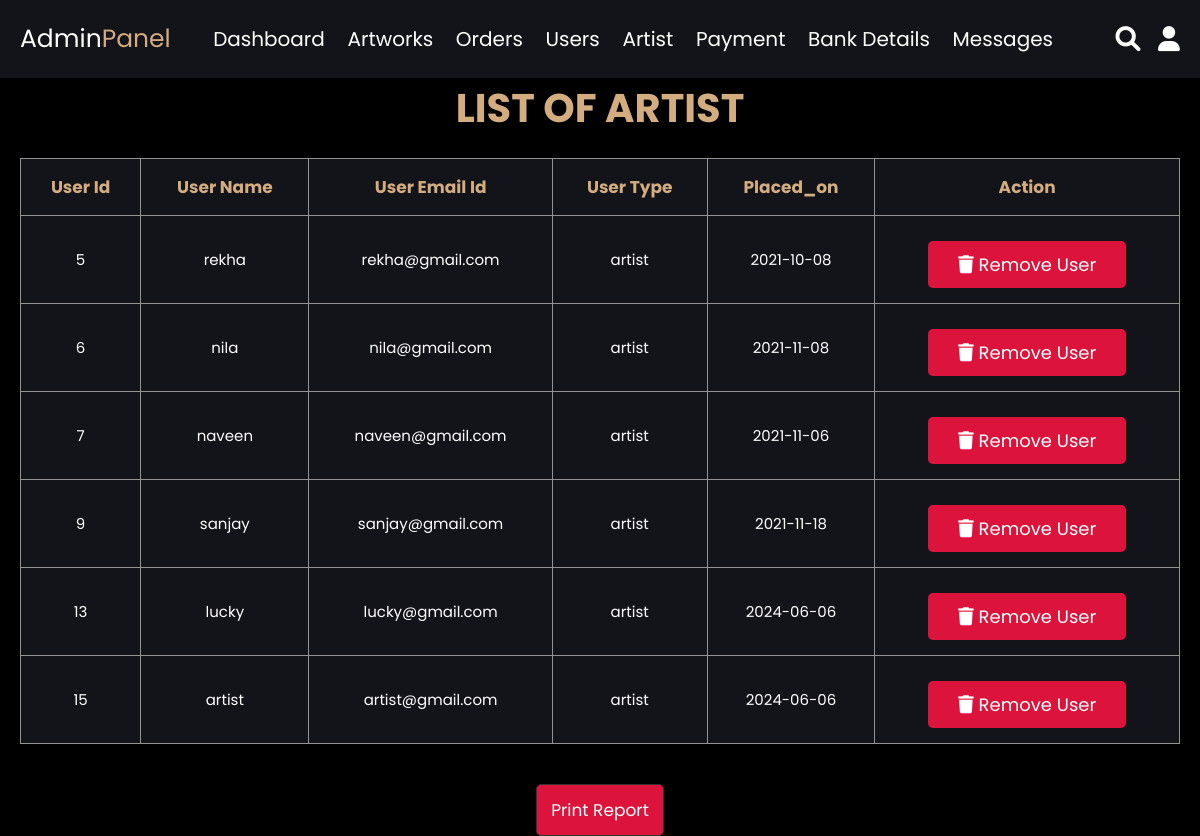
Page /admin_artist.php (signed in) on the committed database.
### tables this page shows
CREATE TABLE `users` (
  `id` int(100) NOT NULL,
  `name` varchar(100) NOT NULL,
  `email` varchar(100) NOT NULL,
  `password` varchar(100) NOT NULL,
  `user_type` varchar(20) NOT NULL,
  `placed_on` date NOT NULL,
  `contact` varchar(13) DEFAULT NULL,
  `class_cost` varchar(5) DEFAULT NULL
);

### admin_artist.php (the view, shortened to what this page needs)
<?php
include 'connection.php';
?>
<html>
<head>
   <link rel="stylesheet" href="https://cdnjs.cloudflare.com/ajax/libs/font-awesome/6.0.0/css/all.min.css">
   <link rel="stylesheet" href="admin_css.css">
   <link rel="stylesheet" href="report.css">
</head>
<body style="background-color: black">
<?php include 'admin_header.php'; ?>
<h1 class="title"> list of artist </h1>
<section class="user-table" style="padding-top:0;">
   <table>
      <thead>
         <th>user id</th>
         <th>user name</th>
         <th>user email id</th>
         <th>user type</th>
         <th>placed_on</th>
         <th id = "remove">action</th>
      </thead>
      <tbody>
         <?php
            $result = mysqli_query($conn, "SELECT * FROM `users` where user_type='artist'");
            if(mysqli_num_rows($result) > 0){
               while($row = mysqli_fetch_assoc($result)){
         ?>
         <tr>
            <td><?php echo $row['id']; ?></td>
            <td><?php echo $row['name']; ?></td>
            <td><?php echo $row['email']; ?></td>
            <td><?php echo $row['user_type']; ?></td>
            <td><?php echo $row['placed_on']; ?></td>
            <td id="remove">
            <a id="remove" href="admin_artist.php?delete=<?php echo $row['id']; ?>" onclick="return confirm('delete this artist?');" class="delete-btn">
            <i class="fas fa-trash" id="remove"></i> remove user</a>
            </td>
         </tr>
         <?php
            };
            }else{
               echo "<div class='empty'>no artist found!</div>";
            };
         ?>
      </tbody>
   </table>
</section>
<center><button onclick="window.print()" class="btnn">print report</button></center>
</body>
</html>

### admin_css.css (style rules this page uses)
* { font-family: 'Poppins', sans-serif; margin:0; padding:0; box-sizing: border-box; outline: none; border:none; text-decoration: none; transition:all .2s linear; }
html { font-size: 62.5%; overflow-x: hidden; }
body { background-color: #13131a; }
section { padding:3rem 2rem; }
.title { text-align: center; margin-bottom: 2rem; text-transform: uppercase; color: #d3ad7f; font-size: 4rem; }
.user-table table { width: 100%; text-align: center; border:.1rem solid #949292; border-collapse: collapse; }
.user-table table thead th { padding:1.5rem; font-size: 5rem; background-color: #13131a; color:#d3ad7f; text-transform: capitalize; border:.1rem solid #949292; }
.user-table table td { padding:1.5rem; font-size: 2.5rem; color:#fff; background-color: #13131a; border:.1rem solid #949292; }
.delete-btn { background-color: #dc143c; }
.btnn, .update-btn { margin-top: 1rem; display: inline-block; padding:.9rem 3rem; font-size: 1.7rem; color:#fff; text-transform: capitalize; background: #dc143c; cursor: pointer; border:.1rem solid #333; box-shadow: 0 .5rem 1rem rgba(0,0,0,.1); border-radius: .5rem; padding:1.2rem 1.4rem; }
.btn, .option-btn, .delete-btn, .white-btn { display: inline-block; margin-top: 1rem; padding:1rem 3rem; cursor: pointer; color:#fff; font-size: 1.8rem; border-radius: .5rem; text-transform: capitalize; }
.user-table table { width: 100%; text-align: center; }
.user-table table thead th { padding:1.5rem; font-size: 1.7rem; background-color: #13131a; color:#d3ad7f; text-transform: capitalize; }
.user-table table td { font-size: 1.5rem; color:#fff; background-color: #13131a; }

### rows in the picture
users: id "5", name "rekha", email "rekha@gmail.com", user_type "artist", placed_on "2021-10-08"
users: id "6", name "nila", email "nila@gmail.com", user_type "artist", placed_on "2021-11-08"
users: id "7", name "naveen", email "naveen@gmail.com", user_type "artist", placed_on "2021-11-06"
users: id "9", name "sanjay", email "sanjay@gmail.com", user_type "artist", placed_on "2021-11-18"
users: id "13", name "lucky", email "lucky@gmail.com", user_type "artist", placed_on "2024-06-06"
users: id "15", name "artist", email "artist@gmail.com", user_type "artist", placed_on "2024-06-06"
